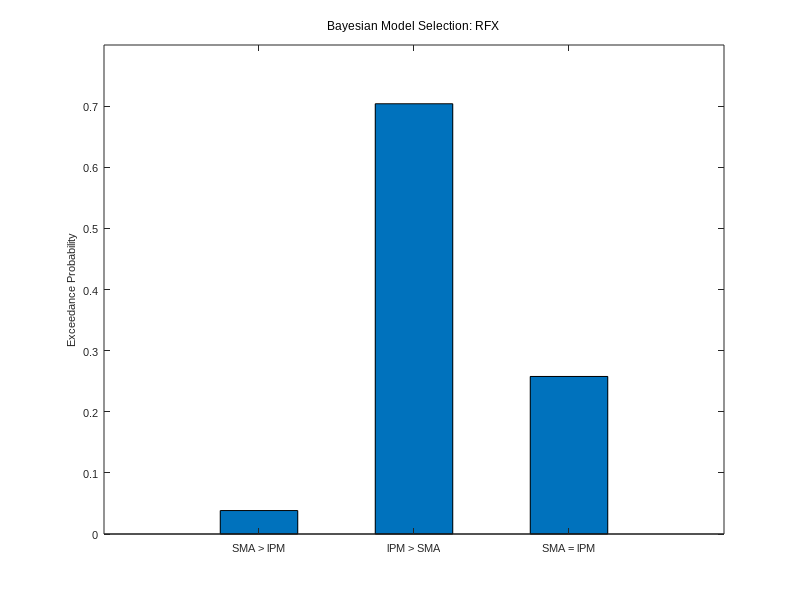

Write the MATLAB code that produced this figure.
% Skript for supplementary figure 5
% Values for exceedance probabilities were extracted from the following
% file: ..\Vergleich_variational_free_energy_sma_lpm.xlsx


clear all
close all


val = [0.038373, 0.703893, 0.257734];
names_val = {'SMA > lPM', 'lPM > SMA', 'SMA = lPM'};

figure
sizef = [1417 1890];
res = 600;
set(gcf, 'Units', 'inches', 'InnerPosition', [0 0 sizef/res]);
bar(val, 'BarWidth', 0.5);

title('Bayesian Model Selection: RFX','FontWeight', 'normal','FontSize', 10, 'FontName', 'Arial');
axis([0 size(val,2)+1 0 0.8]);
xticks(1:1:size(val,2));
yticks(0:0.1:0.7);
set(gca, 'Units', 'normalized', 'FontUnits', 'points',...
    'FontWeight', 'normal', 'FontSize', 8, 'FontName', 'Arial',...
    'XTickLabel', names_val, 'FontName', 'Arial', 'FontSize', 8)
xtickangle(52.3)
ylabel('Exceedance Probability', 'FontSize', 8)
print('BMS_contrast_large', '-dtiff', ['-r' num2str(res)]);

save('workspace_supp_Fig_1');